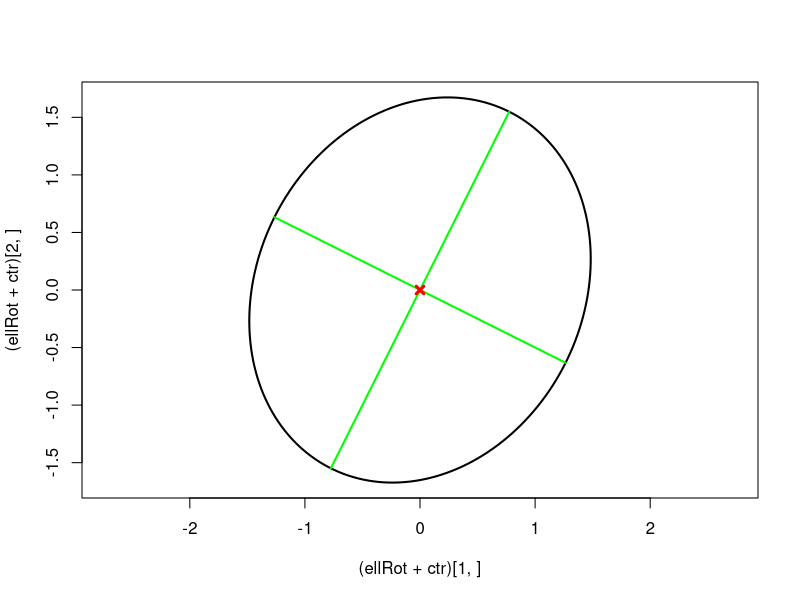

Recreate this plot in R.
rm(list=ls())

ctr    <- c(0, 0)                               # data centroid -> colMeans(dataMatrix)
A      <- matrix(c(2.2, 0.4, 0.4, 2.8), nrow=2) # covariance matrix -> cov(dataMatrix)
RR     <- chol(A)                               # Cholesky decomposition
angles <- seq(0, 2*pi, length.out=200)          # angles for ellipse


eigVal  <- eigen(A)$values
eigVec  <- eigen(A)$vectors
eigScl  <- eigVec %*% diag(sqrt(eigVal))  # scale eigenvectors to length = square-root
xMat    <- rbind(ctr[1] + eigScl[1, ], ctr[1] - eigScl[1, ])
yMat    <- rbind(ctr[2] + eigScl[2, ], ctr[2] - eigScl[2, ])
ellBase <- cbind(sqrt(eigVal[1])*cos(angles), sqrt(eigVal[2])*sin(angles)) # normal ellipse
ellRot  <- eigVec %*% t(ellBase)                                          # rotated ellipse
plot((ellRot+ctr)[1, ], (ellRot+ctr)[2, ], asp=1, type="l", lwd=2)
matlines(xMat, yMat, lty=1, lwd=2, col="green")
points(ctr[1], ctr[2], pch=4, col="red", lwd=3)

